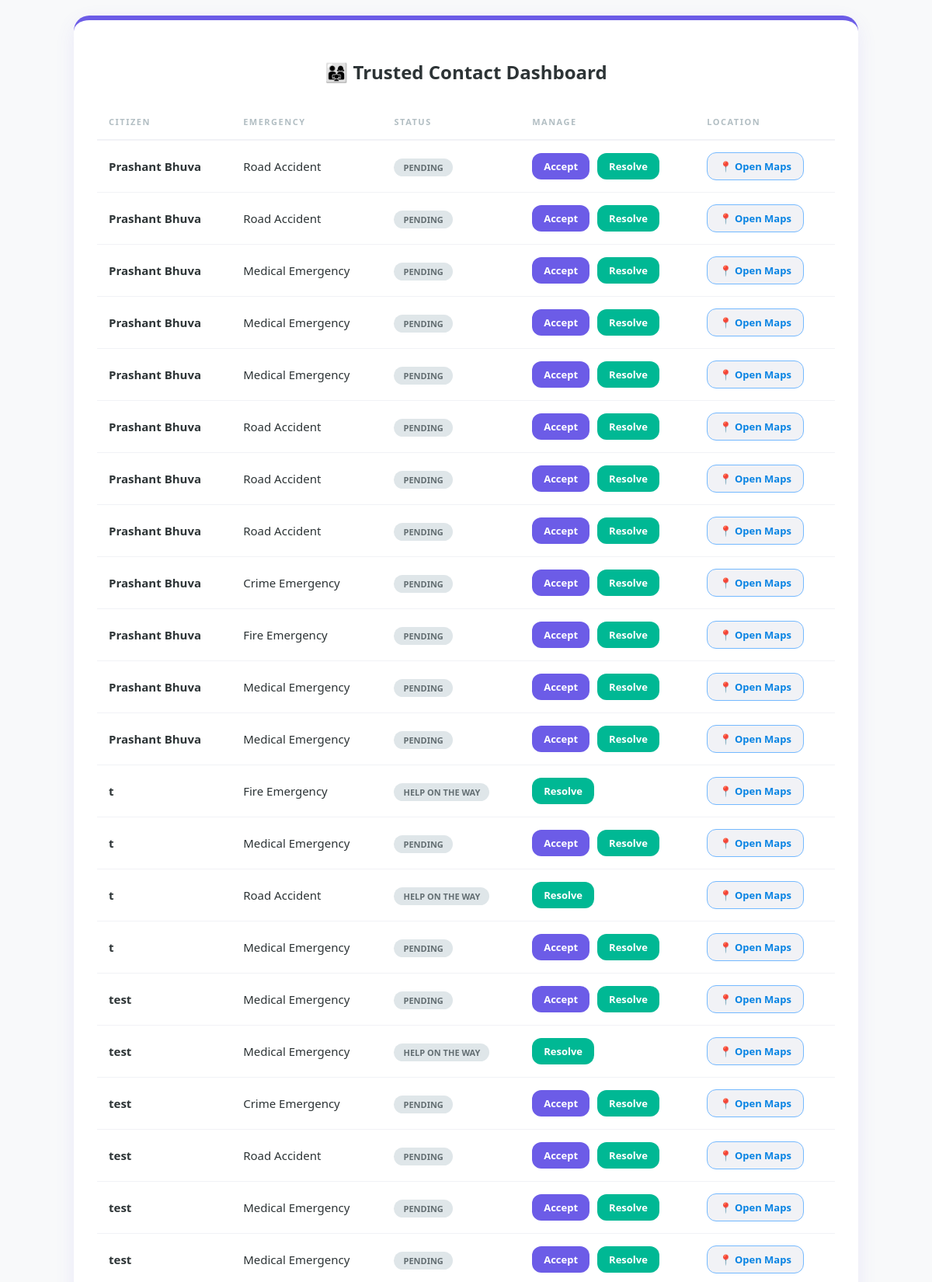
Page /trusted-dashboard/ (upper part) on the committed database.
### users/models.py (models this page shows, shortened)
class Emergency(models.Model):
    citizen = models.ForeignKey(Citizen, on_delete=models.CASCADE)
    EMERGENCY_TYPES = [
        ('medical', 'Medical Emergency'),
        ('accident', 'Road Accident'),
        ('fire', 'Fire Emergency'),
        ('crime', 'Crime Emergency'),
        ('disaster', 'Natural Disaster'),
    ]
    emergency_type = models.CharField(max_length=50, choices=EMERGENCY_TYPES)
    STATUS_TYPES = [
    ('Pending','Pending'),
    ('Approved','Approved'),
    ('Help On The Way','Help On The Way'),
    ('Resolved','Resolved'),
]
    status = models.CharField(max_length=50, choices=STATUS_TYPES, default="Pending")
    latitude = models.FloatField()
    longitude = models.FloatField()
    status = models.CharField(max_length=50, default="Pending")  # Pending, Approved, Completed
    priority = models.CharField(max_length=50)
    approved = models.BooleanField(default=False)  # Admin approval
    created_at = models.DateTimeField(auto_now_add=True)

class Citizen(models.Model):
    name = models.CharField(max_length=100)
    email = models.EmailField()
    phone = models.CharField(max_length=15)
    address = models.TextField()
    trusted_contact1_email = models.EmailField(blank=True)
    trusted_contact1_phone = models.CharField(max_length=15, blank=True)
    trusted_contact2_email = models.EmailField(blank=True)
    trusted_contact2_phone = models.CharField(max_length=15, blank=True)
    blood_group = models.CharField(max_length=10, blank=True)
    medical_issue = models.TextField(blank=True)
    is_admin = models.BooleanField(default=False)

### users/views.py (the view)
# urls.py: path('trusted-dashboard/', views.trusted_dashboard, name='trusted_dashboard'),
def trusted_dashboard(request):
    emergencies = Emergency.objects.all().order_by('-created_at')
    return render(request, "trusted_dashboard.html", {
        "emergencies": emergencies
    })

### templates/trusted_dashboard.html (shortened to what this page needs)
<!doctype html>
<html lang="en">
  <head>
  </head>
  <body>
    <div class="dashboard-container">
      <h2>👨‍👩‍👧 Trusted Contact Dashboard</h2>
      <table id="emergencyTable">
        <thead>
          <tr>
            <th>Citizen</th>
            <th>Emergency</th>
            <th>Status</th>
            <th>Manage</th>
            <th>Location</th>
          </tr>
        </thead>
        <tbody>
          {% for e in emergencies %}
          <tr>
            <td><strong>{{ e.citizen.name }}</strong></td>
            <td>{{ e.get_emergency_type_display }}</td>
            <td><span class="status-badge">{{ e.status }}</span></td>
            <td>
              <div class="btn-group">
                {% if e.status|lower == "pending" %}
                <a
                  href="{% url 'accept_emergency' e.id 'trusted' %}"
                  class="btn btn-accept"
                  >Accept</a
                >
                {% endif %}
                <a
                  href="{% url 'resolve_emergency' e.id %}"
                  class="btn btn-resolve"
                  >Resolve</a
                >
              </div>
            </td>
            <td>
              <a
                target="_blank"
                href="https://www.google.com/maps?q={{ e.latitude }},{{ e.longitude }}"
                class="btn location-link"
                >📍 Open Maps</a
              >
            </td>
          </tr>
          {% empty %}
          <tr>
            <td colspan="5" style="text-align: center; color: #b2bec3">
              All contacts are currently safe.
            </td>
          </tr>
          {% endfor %}
        </tbody>
      </table>
    </div>
  </body>
</html>

### templates/trusted_dashboard.html (style rules this page uses)
body { background-color: #f8f9fa; font-family: "Segoe UI", Roboto, "Helvetica Neue", Arial, sans-serif; display: flex; justify-content: center; align-items: flex-start; min-height: 100vh; margin: 0; padding: 20px; }
.dashboard-container { background: #ffffff; padding: 30px; border-radius: 20px; box-shadow: 0 8px 25px rgba(108, 92, 231, 0.1); width: 100%; max-width: 950px; text-align: center; border-top: 6px solid #6c5ce7; }
h2 { font-size: 24px; color: #2d3436; margin-bottom: 25px; display: flex; align-items: center; justify-content: center; gap: 12px; }
table { width: 100%; border-collapse: collapse; text-align: left; }
th { color: #b2bec3; font-size: 11px; text-transform: uppercase; letter-spacing: 1.5px; padding: 15px; border-bottom: 2px solid #f1f2f6; }
td { padding: 15px; border-bottom: 1px solid #f1f2f6; font-size: 15px; color: #2d3436; }
.status-badge { padding: 4px 12px; border-radius: 50px; font-size: 11px; font-weight: bold; text-transform: uppercase; background: #dfe6e9; color: #636e72; }
.btn-group { display: flex; gap: 10px; }
.btn { padding: 8px 15px; border-radius: 12px; text-decoration: none; font-weight: 600; font-size: 13px; transition: all 0.2s ease; cursor: pointer; border: none; display: inline-block; }
.btn-accept { background: #6c5ce7; color: white; }
.btn-resolve { background: #00b894; color: white; }
.location-link { background: #f1f2f6; color: #0984e3; border: 1px solid #74b9ff; text-decoration: none; }

### rows in the picture
Emergency: citizen.name "Prashant Bhuva", emergency_type "Road Accident", status "PENDING", shows "Accept"
Emergency: citizen.name "Prashant Bhuva", emergency_type "Road Accident", status "PENDING", shows "Accept"
Emergency: citizen.name "Prashant Bhuva", emergency_type "Medical Emergency", status "PENDING", shows "Accept"
Emergency: citizen.name "Prashant Bhuva", emergency_type "Medical Emergency", status "PENDING", shows "Accept"
Emergency: citizen.name "Prashant Bhuva", emergency_type "Medical Emergency", status "PENDING", shows "Accept"
Emergency: citizen.name "Prashant Bhuva", emergency_type "Road Accident", status "PENDING", shows "Accept"
Emergency: citizen.name "Prashant Bhuva", emergency_type "Road Accident", status "PENDING", shows "Accept"
Emergency: citizen.name "Prashant Bhuva", emergency_type "Road Accident", status "PENDING", shows "Accept"
Emergency: citizen.name "Prashant Bhuva", emergency_type "Crime Emergency", status "PENDING", shows "Accept"
Emergency: citizen.name "Prashant Bhuva", emergency_type "Fire Emergency", status "PENDING", shows "Accept"
Emergency: citizen.name "Prashant Bhuva", emergency_type "Medical Emergency", status "PENDING", shows "Accept"
Emergency: citizen.name "Prashant Bhuva", emergency_type "Medical Emergency", status "PENDING", shows "Accept"
Emergency: citizen.name "t", emergency_type "Fire Emergency", status "HELP ON THE WAY"
Emergency: citizen.name "t", emergency_type "Medical Emergency", status "PENDING", shows "Accept"
Emergency: citizen.name "t", emergency_type "Road Accident", status "HELP ON THE WAY"
Emergency: citizen.name "t", emergency_type "Medical Emergency", status "PENDING", shows "Accept"
Emergency: citizen.name "test", emergency_type "Medical Emergency", status "PENDING", shows "Accept"
Emergency: citizen.name "test", emergency_type "Medical Emergency", status "HELP ON THE WAY"
Emergency: citizen.name "test", emergency_type "Crime Emergency", status "PENDING", shows "Accept"
Emergency: citizen.name "test", emergency_type "Road Accident", status "PENDING", shows "Accept"
Emergency: citizen.name "test", emergency_type "Medical Emergency", status "PENDING", shows "Accept"
Emergency: citizen.name "test", emergency_type "Medical Emergency", status "PENDING", shows "Accept"
